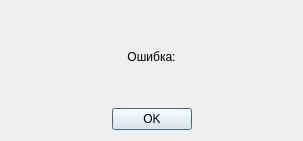
<?xml version="1.0" encoding="UTF-8"?>
<ui version="4.0">
 <class>Dialog</class>
 <widget class="QDialog" name="Dialog">
  <property name="geometry">
   <rect>
    <x>0</x>
    <y>0</y>
    <width>303</width>
    <height>141</height>
   </rect>
  </property>
  <property name="windowTitle">
   <string>Dialog</string>
  </property>
  <layout class="QVBoxLayout" name="verticalLayout">
   <item>
    <widget class="QLabel" name="label">
     <property name="text">
      <string>Ошибка:</string>
     </property>
     <property name="alignment">
      <set>Qt::AlignCenter</set>
     </property>
    </widget>
   </item>
   <item>
    <widget class="QDialogButtonBox" name="buttonBox">
     <property name="orientation">
      <enum>Qt::Horizontal</enum>
     </property>
     <property name="standardButtons">
      <set>QDialogButtonBox::Ok</set>
     </property>
     <property name="centerButtons">
      <bool>true</bool>
     </property>
    </widget>
   </item>
  </layout>
 </widget>
 <resources/>
 <connections>
  <connection>
   <sender>buttonBox</sender>
   <signal>accepted()</signal>
   <receiver>Dialog</receiver>
   <slot>accept()</slot>
   <hints>
    <hint type="sourcelabel">
     <x>248</x>
     <y>254</y>
    </hint>
    <hint type="destinationlabel">
     <x>157</x>
     <y>274</y>
    </hint>
   </hints>
  </connection>
  <connection>
   <sender>buttonBox</sender>
   <signal>rejected()</signal>
   <receiver>Dialog</receiver>
   <slot>reject()</slot>
   <hints>
    <hint type="sourcelabel">
     <x>316</x>
     <y>260</y>
    </hint>
    <hint type="destinationlabel">
     <x>286</x>
     <y>274</y>
    </hint>
   </hints>
  </connection>
 </connections>
</ui>
